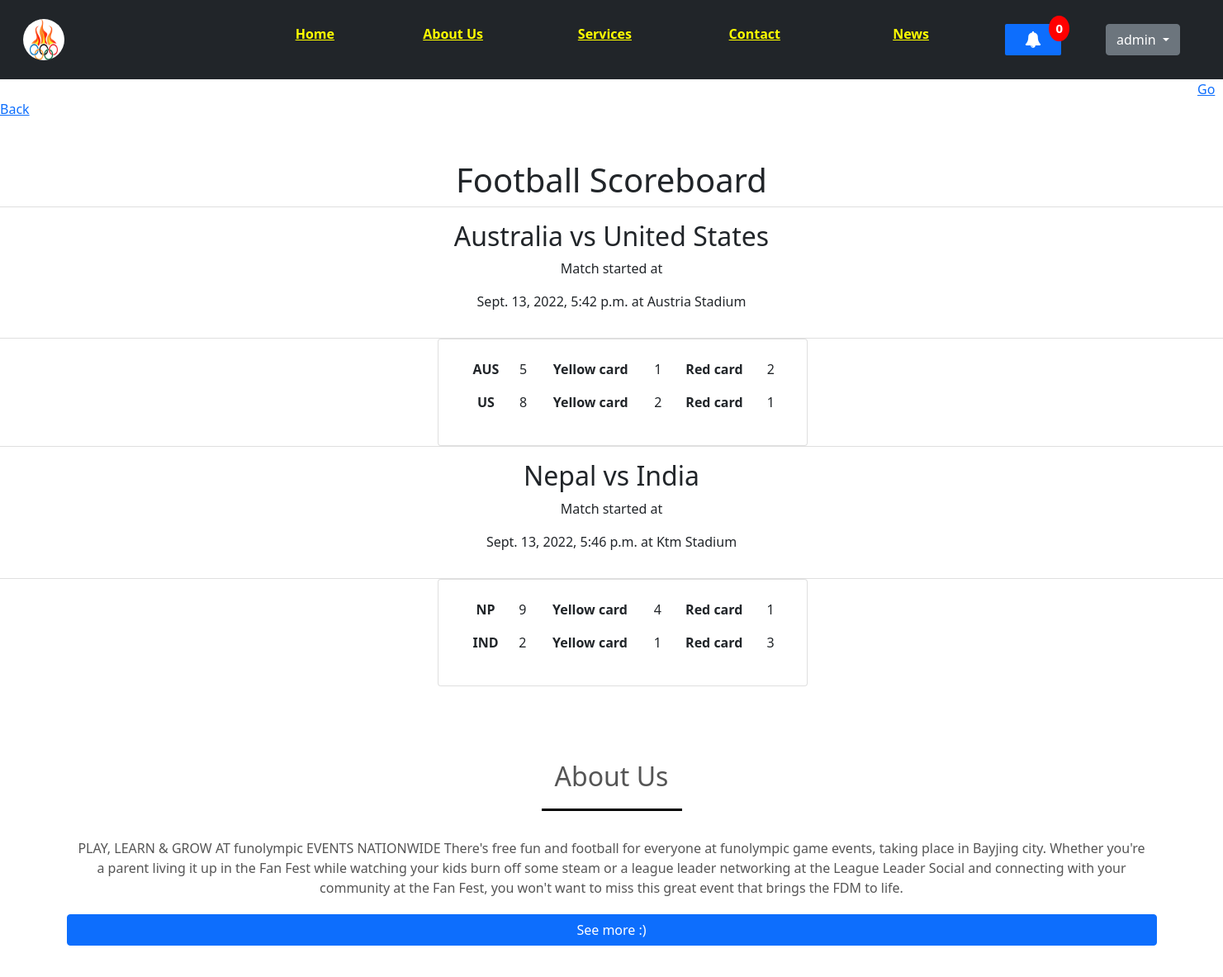
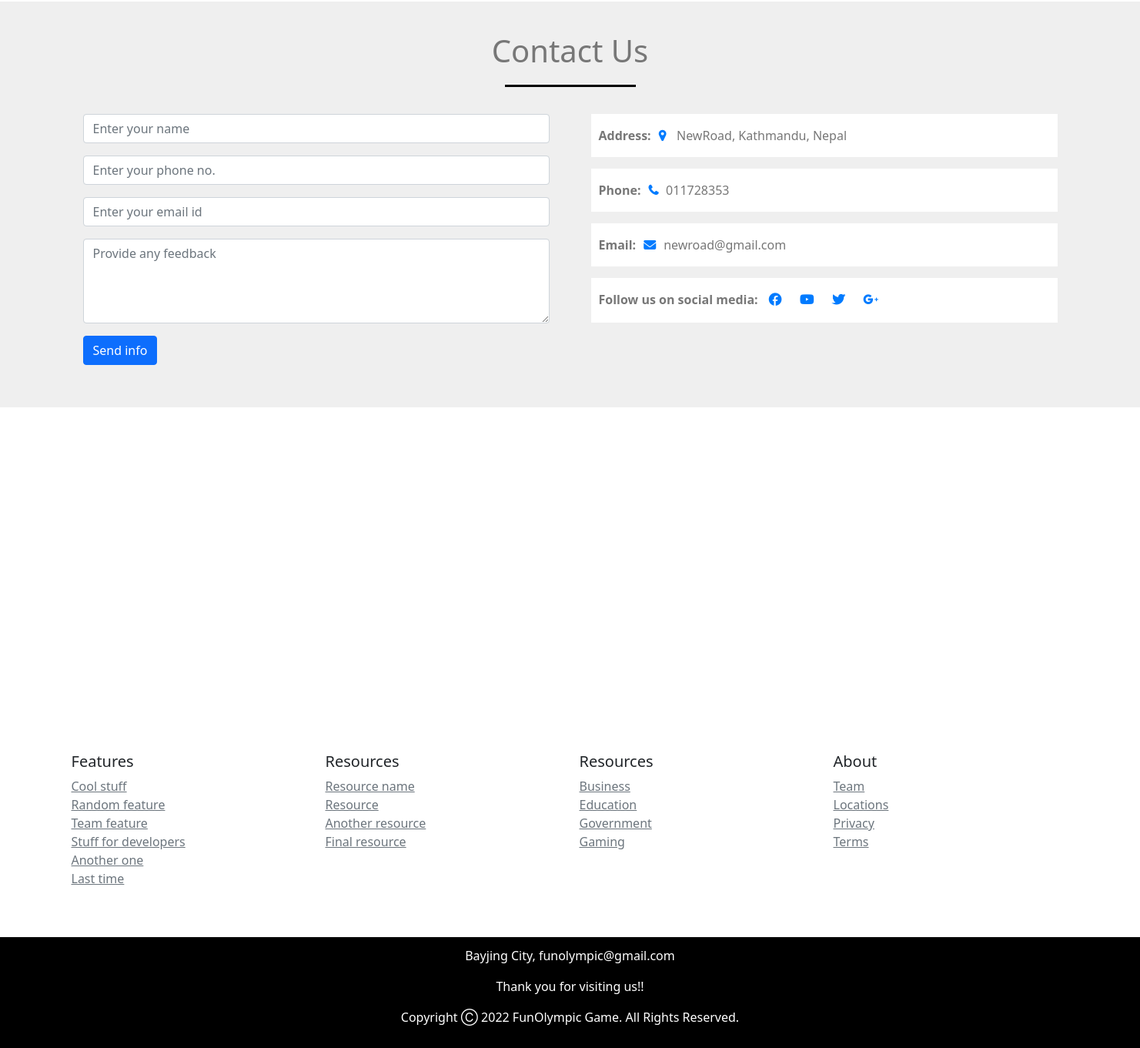
The app's page /Football_Scoreboard/1 (signed in) with its own data (2 pictures, top to bottom).
### olympic/models.py (models this page shows, shortened)
class Matches(models.Model):
    id = models.AutoField(primary_key=True)
    country_A = models.CharField(max_length=300, blank=True)
    symbol_A = models.CharField(max_length=300, blank=True)
    country_B = models.CharField(max_length=300, blank=True)
    symbol_B = models.CharField(max_length=300, blank=True)
    time = models.DateTimeField(auto_now_add=True)
    venue = models.CharField(max_length=300, blank=True)
    total_goal_A = models.IntegerField(null=True)
    total_redcard_A = models.IntegerField(null=True)
    total_yellowcard_A = models.IntegerField(null=True)
    total_goal_B = models.IntegerField(null=True)
    total_redcard_B = models.IntegerField(null=True)
    total_yellowcard_B = models.IntegerField(null=True)

### olympic/views.py (the view)
# urls.py: path('Football_Scoreboard/<int:myid>', views.fscoreboard, name="football_scoreboard"),
@login_required(login_url='login')
def fscoreboard(request, myid, matches=None):
    scoreboard = Football_Scoreboard.objects.filter(matches=myid)
    matches = Matches.objects.all()
    context = {'scoreboard': scoreboard, 'matches': matches}
    return render(request, 'olympic/fscoreboard.html', context)

### olympic/custom_context_processors.py (called while the page is built)
def notifications(request):
    allnotifications = BroadcastNotification.objects.all()
    return {'notifications': allnotifications}

### olympic/templates/olympic/fscoreboard.html (shortened to what this page needs)
{% extends 'olympic/base.html' %}
{% load static %}
{% block body %}
<a style="margin-left: 1450px" href="{% url 'football' %}">Go Back </a>
 <h1 style="text-align: center; margin-top: 50px;">Football Scoreboard</h1>
<div class="row">
    {% for matches in matches %}
     <div class="card">
       <div class="card-body" style="text-align: center">
            <a href="#"></a><h2>{{matches.country_A}} vs {{matches.country_B}} </h2></a> <p>Match started at</p>
            <p>{{matches.time}} at {{matches.venue}}</p>
       </div>
     </div>
     <div class="card" style="width: 28rem; margin-left: 36%">
       <div class="card-body" style="text-align: center">
                 <table class="table table-borderless">
                      <thead>
                        <tr>
                          <th scope="col">{{matches.symbol_A}}</th>
                          <td>{{matches.total_goal_A}}</td>
                          <th scope="col">Yellow card</th>
                          <td>{{matches.total_yellowcard_A}}</td>
                          <th scope="col">Red card</th>
                          <td>{{matches.total_redcard_A}}</td>
                        </tr>
                      </thead>
                      <tbody>
                        <tr>
                          <th scope="row">{{matches.symbol_B}}</th>
                          <td>{{matches.total_goal_B}}</td>
                          <th scope="col">Yellow card</th>
                          <td>{{matches.total_yellowcard_B}}</td>
                          <th scope="col">Red card</th>
                          <td>{{matches.total_redcard_B}}</td>
                        </tr>
                      </tbody>
                 </table>
       </div>
     </div>
    {% endfor  %}
</div>
    <section id="about">
        <div class="container">
        <div class="row">
        <h2>About Us</h2>
        <div class="about-content">
            PLAY, LEARN & GROW AT funolympic EVENTS NATIONWIDE
			There's free fun and football for everyone at funolympic game events, taking place in Bayjing city.
			Whether you're a parent living it up in the Fan Fest while watching your kids burn off some steam or a league leader networking at the League Leader Social and connecting with your community at the Fan Fest, you won't want to miss this great event that brings the FDM to life.
    </div>
        <button type="button" class="btn btn-primary">See more :)</button>
        </div>
        </div>
    </section>
      <section id="contact">
        <div class="container">
            <h1>Contact Us</h1>
        <div class="row">
              <div class="col-md-6">
                  <form class="contact-form">
                  <div class="form-group">
                  <input type="text" class="form-control" placeholder="Enter your name">
                 </div>
            <div class="form-group">
            <input type="number" class="form-control" placeholder="Enter your phone no.">
            </div>
      <div class="form-group">
      <input type="email" class="form-control" placeholder="Enter your email id">
     </div>
     <div class="form-group">
       <textarea class="form-control" rows="4" placeholder="Provide any feedback"></textarea>
    </div>
        <button type="submit" class="btn btn-primary">Send info</button>
            </form>
            </div>
            <div class="col-md-6 contact-info">
                <div class="follow"><b>Address:</b><i class="fa fa-map-marker"></i>
                      NewRoad, Kathmandu, Nepal</div>
                <div class="follow"><b>Phone:</b><i class="fa fa-phone"></i>011728353</div>
                <div class="follow"><b>Email:</b><i class="fa fa-envelope-o"></i>newroad@gmail.com</div>
                <div class="follow"><label><b>Follow us on social media:</b></label>
                   <a href="https://www.facebook.com"><i class="fa fa-facebook"></i></a>
                   <a href="https://www.youtube.com"><i class="fa fa-youtube-play"></i></a>
                   <a href="https://www.twitter.com"><i class="fa fa-twitter"></i></a>
                   <a href="https://www.gmail.com"><i class="fa fa-google-plus"></i></a>
                 </div>
            </div>
            </div>
        </div>
      </section>
{% endblock %}

### olympic/templates/olympic/base.html (shortened to what this page needs)
<!doctype html>
<html lang="en">
{% load static %}
<head>
    <link href="https://cdn.jsdelivr.net/npm/bootstrap@5.0.0-beta3/dist/css/bootstrap.min.css" rel="stylesheet"
>
    <link rel="stylesheet" type="text/css" href="/static/css/index.css">
    <link rel="stylesheet"
		href="https://stackpath.bootstrapcdn.com/bootstrap/4.3.1/css/bootstrap.min.css">
		<link rel="stylesheet"
		href="https://stackpath.bootstrapcdn.com/font-awesome/4.7.0/css/font-awesome.min.css">
     <link rel="stylesheet" href="https://cdnjs.cloudflare.com/ajax/libs/animate.css/4.1.1/animate.min.css"/>
     <link href="https://cdn.jsdelivr.net/npm/bootstrap@5.0.0-beta1/dist/css/bootstrap.min.css" rel="stylesheet">
</head>
<body>
    <nav class="navbar navbar-expand-lg navbar-dark bg-dark">
        <div class="container-fluid">
            <a href="#" class="d-block link-dark text-decoration-none" aria-expanded="true">
                        <img src="/static/images/olympicLogo.png" alt="mdo" width="50" height="50"
                            class="rounded-circle">
                    </a>
                    <div class="collapse navbar-collapse" id="navbarNav">
                        <ul class="navbar-nav ml-auto">
                          <li class="nav-item">
                            <a class="nav-linke" href="{% url 'home' %}">Home</a>
                          </li>
                          <li class="nav-item">
                            <a class="nav-linke" href="#about">About Us</a>
                          </li>
                          <li class="nav-item">
                            <a class="nav-linke" href="#services">Services</a>
                          </li>
                          <li class="nav-item">
                            <a class="nav-linke" href="#contact">Contact</a>
                          </li>
                          <li class="nav-item">
                            <a class="nav-linke" href="{% url 'news' %}">News</a>
                          </li>
                          <li class="nav-item dropdown notification-section">
                            <a href="#" class="notification dropdown-toggle" id="navbarDropdown" role="button"
                                data-bs-toggle="dropdown" aria-expanded="true">
                                <span><i class='fa fa-bell'></i></span>
                                <span class="badge" id="notification-badge">0</span>
                            </a>
                        </li>
                           {% if not user.is_authenticated %}
                          <li class="nav-item">
                            <a class="nav-linke" href="{% url 'login' %}">Login</a>
                          </li>
                          <li class="nav-item">
                            <a class="nav-linke" href="{% url 'signup' %}">SignUp</a>
                          </li>
                          {% else %}
                              <div class="btn-group mx-4">
                                <button type="button" class="btn btn-secondary dropdown-toggle" data-bs-toggle="dropdown" data-bs-display="static" aria-expanded="false">
                                  {{request.user}}
                                </button>
                              </div>
                              {% endif %}
                        </ul>
                    </div>
            </div>
    </nav>
    {% block body %} {% endblock %}
    <div id="map">
        </div>
    <footer class="container py-5">
        <div class="row">
            <div class="col-6 col-md">
                <h5>Features</h5>
                <ul class="list-unstyled text-small">
                    <li><a class="link-secondary" href="#">Cool stuff</a></li>
                    <li><a class="link-secondary" href="#">Random feature</a></li>
                    <li><a class="link-secondary" href="#">Team feature</a></li>
                    <li><a class="link-secondary" href="#">Stuff for developers</a></li>
                    <li><a class="link-secondary" href="#">Another one</a></li>
                    <li><a class="link-secondary" href="#">Last time</a></li>
                </ul>
            </div>
            <div class="col-6 col-md">
                <h5>Resources</h5>
                <ul class="list-unstyled text-small">
                    <li><a class="link-secondary" href="#">Resource name</a></li>
                    <li><a class="link-secondary" href="#">Resource</a></li>
                    <li><a class="link-secondary" href="#">Another resource</a></li>
                    <li><a class="link-secondary" href="#">Final resource</a></li>
                </ul>
            </div>
            <div class="col-6 col-md">
                <h5>Resources</h5>
                <ul class="list-unstyled text-small">
                    <li><a class="link-secondary" href="#">Business</a></li>
                    <li><a class="link-secondary" href="#">Education</a></li>
                    <li><a class="link-secondary" href="#">Government</a></li>
                    <li><a class="link-secondary" href="#">Gaming</a></li>
                </ul>
            </div>
            <div class="col-6 col-md">
                <h5>About</h5>
                <ul class="list-unstyled text-small">
                    <li><a class="link-secondary" href="#">Team</a></li>
                    <li><a class="link-secondary" href="#">Locations</a></li>
                    <li><a class="link-secondary" href="#">Privacy</a></li>
                    <li><a class="link-secondary" href="#">Terms</a></li>
                </ul>
            </div>
        </div>
    </footer>
     <section id="footer"  style="background-color: black">
        <div class="container text-center">
            <p> Bayjing City, funolympic@gmail.com </p>
            <p>Thank you for visiting us!!</p>
            <p> Copyright Ⓒ 2022 FunOlympic Game. All Rights Reserved.</p>
        </div>
        </section>
</body>
</html>

### static/css/index.css (style rules this page uses)
.navbar-nav li { padding: 0 10px; }
.navbar-nav li a { float: right; text-align: left; }
.nav-linke { color:yellow; font-weight: 600; font-size: 16px; text-align: center; margin-left: 30px; }
#about { padding-top: 50px; padding-bottom: 10px; color: #555; text-align: center; }
#about .btn { margin-top: 20px; margin-bottom: 30px; }
.about-content { padding-top: 20px; }
#about h2::after { content: ''; background: black; display: block; height: 3px; width: 170px; margin: 20px auto 5px; }
#about h2 { text-align: center; margin-top: 40px; }
#contact { background: #efefef; padding-top: 40px; padding-bottom: 40px; color: #777; }
#contact h1 { text-align: center; margin-bottom: 20px; }
#contact h1::after { content: ''; background: black; display: block; height: 3px; width: 170px; margin: 20px auto 5px; }
.contact-form { padding: 15px; }
.form-control { border-radius: 0; border: none; }
::placeholder { color: #999; }
.follow { background: #fff; padding: 10px; margin: 15px; }
.contact-info .fa { margin: 10px; color: #007bff; font-weight: bold; }
#footer { background: black; color: white; padding: 12px; }

### records on screen
Matches: country_A "Australia", country_B "United States", time "Sept. 13, 2022, 5:42 p.m.", venue "Austria Stadium", symbol_A "AUS", total_goal_A "5", total_yellowcard_A "1", total_redcard_A "2", symbol_B "US", total_goal_B "8", total_yellowcard_B "2", total_redcard_B "1"
Matches: country_A "Nepal", country_B "India", time "Sept. 13, 2022, 5:46 p.m.", venue "Ktm Stadium", symbol_A "NP", total_goal_A "9", total_yellowcard_A "4", total_redcard_A "1", symbol_B "IND", total_goal_B "2", total_yellowcard_B "1", total_redcard_B "3"

### other values on screen
{{ request.user }} "admin"
